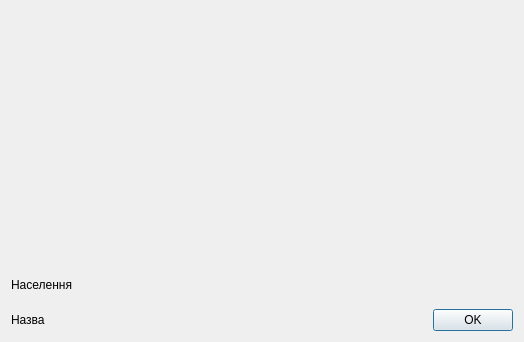
<?xml version="1.0" encoding="UTF-8"?>
<ui version="4.0">
 <class>Area</class>
 <widget class="QDialog" name="Area">
  <property name="geometry">
   <rect>
    <x>0</x>
    <y>0</y>
    <width>524</width>
    <height>342</height>
   </rect>
  </property>
  <property name="windowTitle">
   <string>Dialog</string>
  </property>
  <layout class="QVBoxLayout" name="verticalLayout">
   <item>
    <widget class="QLabel" name="Flag">
     <property name="minimumSize">
      <size>
       <width>500</width>
       <height>250</height>
      </size>
     </property>
     <property name="maximumSize">
      <size>
       <width>500</width>
       <height>250</height>
      </size>
     </property>
     <property name="text">
      <string/>
     </property>
    </widget>
   </item>
   <item>
    <layout class="QHBoxLayout" name="horizontalLayout_2">
     <item>
      <widget class="QLabel" name="Population_lable">
       <property name="sizePolicy">
        <sizepolicy hsizetype="Maximum" vsizetype="Maximum">
         <horstretch>0</horstretch>
         <verstretch>0</verstretch>
        </sizepolicy>
       </property>
       <property name="text">
        <string>Населення</string>
       </property>
      </widget>
     </item>
     <item>
      <widget class="QLabel" name="Population_out">
       <property name="text">
        <string/>
       </property>
      </widget>
     </item>
    </layout>
   </item>
   <item>
    <layout class="QHBoxLayout" name="horizontalLayout">
     <item>
      <widget class="QLabel" name="Name_label">
       <property name="sizePolicy">
        <sizepolicy hsizetype="Maximum" vsizetype="Maximum">
         <horstretch>0</horstretch>
         <verstretch>0</verstretch>
        </sizepolicy>
       </property>
       <property name="text">
        <string>Назва</string>
       </property>
      </widget>
     </item>
     <item>
      <widget class="QLabel" name="Name_out">
       <property name="text">
        <string/>
       </property>
      </widget>
     </item>
     <item>
      <widget class="QDialogButtonBox" name="buttonBox">
       <property name="sizePolicy">
        <sizepolicy hsizetype="Maximum" vsizetype="Fixed">
         <horstretch>0</horstretch>
         <verstretch>0</verstretch>
        </sizepolicy>
       </property>
       <property name="orientation">
        <enum>Qt::Horizontal</enum>
       </property>
       <property name="standardButtons">
        <set>QDialogButtonBox::Ok</set>
       </property>
      </widget>
     </item>
    </layout>
   </item>
  </layout>
 </widget>
 <resources/>
 <connections>
  <connection>
   <sender>buttonBox</sender>
   <signal>accepted()</signal>
   <receiver>Area</receiver>
   <slot>accept()</slot>
   <hints>
    <hint type="sourcelabel">
     <x>248</x>
     <y>254</y>
    </hint>
    <hint type="destinationlabel">
     <x>157</x>
     <y>274</y>
    </hint>
   </hints>
  </connection>
  <connection>
   <sender>buttonBox</sender>
   <signal>rejected()</signal>
   <receiver>Area</receiver>
   <slot>reject()</slot>
   <hints>
    <hint type="sourcelabel">
     <x>316</x>
     <y>260</y>
    </hint>
    <hint type="destinationlabel">
     <x>286</x>
     <y>274</y>
    </hint>
   </hints>
  </connection>
 </connections>
</ui>
